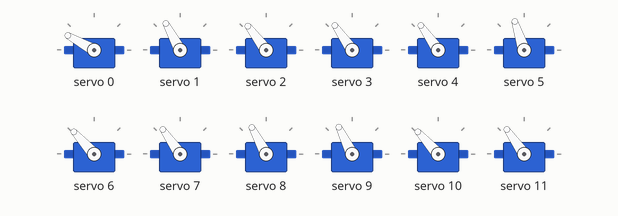
The sketch below on a simulated Arduino Uno, built with avr-gcc and run on an emulated ATmega328P. Parts: 12 × servo. What the sketch prints to the serial monitor is not drawn.

Above: at 3.75 s.
At 5.55 s:
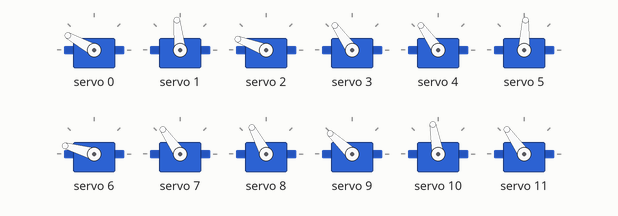
At 7.35 s:
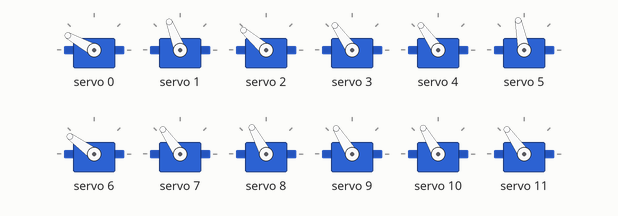
Timing chart, 0 to 10.9 s (numbered marks = the images above):
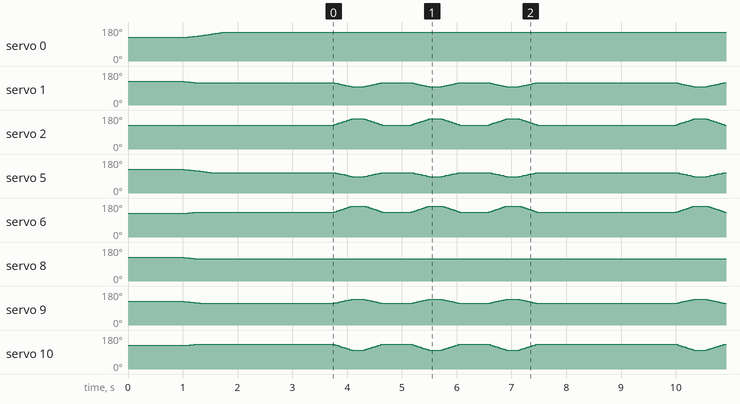

The sketch:

situps.ino
```cpp
#include <Wire.h>
#include <Adafruit_PWMServoDriver.h>

// =================================================================
// 1. ROBOT CONFIGURATION
// =================================================================

// --- ROBOT DIMENSIONS ---
float L1 = 115.0; // Femur
float L2 = 137.0; // Tibia

// --- PINS ---
int LEG_PINS[4][3] = {
  {8, 9, 10},  // Leg 0: Front-Left
  {0, 1, 2},    // Leg 1: Front-Right
  {12, 13, 14}, // Leg 2: Back-Left
  {4, 5, 6}     // Leg 3: Back-Right
};

// --- HOME POSITIONS ---
int LEG_HOME[4][3] = {
  {360, 355, 390}, // FL
  {430, 360, 380}, // FR
  {360, 375, 360}, // BL
  {375, 340, 390}  // BR
};

// --- MIRROR LOGIC ---
bool IS_RIGHT_LEG[4] = {false, true, false, true};

// --- PUSH-UP SETTINGS ---
float STAND_Z = -160.0; // Normal standing height
float DOWN_Z  = -110.0; // Push-up down position (lower body)
int SPEED     = 5;      // Speed of movement

// =================================================================

Adafruit_PWMServoDriver pwm = Adafruit_PWMServoDriver();
#define SERVO_FREQ 50
#define MIN_PULSE 150
#define MAX_PULSE 600
#define MID 375

int currentPos[16];
float thigh_angle_zero, knee_angle_zero;

// =================================================================
// 2. MATH HELPERS
// =================================================================

float mapFloat(float x, float in_min, float in_max, float out_min, float out_max) {
  return (x - in_min) * (out_max - out_min) / (in_max - in_min) + out_min;
}

void calculateNeutralAngles() {
  float x = 0; float z = STAND_Z;
  float D = sqrt(x*x + z*z);
  float a1 = atan2(x, -z);
  float a2 = acos((sq(L1) + sq(D) - sq(L2)) / (2 * L1 * D));
  float b  = acos((sq(L1) + sq(L2) - sq(D)) / (2 * L1 * L2));
  thigh_angle_zero = (a1 + a2) * 180 / PI;
  knee_angle_zero  = b * 180 / PI;
}

void moveLegRelative(int legNum, float x, float z) {
  // No forward/backward movement for pushups, so x is typically 0
  // But we keep the function generic

  // Mirror logic for X if needed (though X is 0 for simple pushup)
  // if (IS_RIGHT_LEG[legNum]) x = -x;

  float D = sqrt(x*x + z*z);
  if (D > (L1 + L2)) return;

  float a1 = atan2(x, -z);
  float a2 = acos((sq(L1) + sq(D) - sq(L2)) / (2 * L1 * D));
  float b  = acos((sq(L1) + sq(L2) - sq(D)) / (2 * L1 * L2));

  float thigh_deg = (a1 + a2) * 180 / PI;
  float knee_deg  = b * 180 / PI;

  float thigh_diff = thigh_deg - thigh_angle_zero;
  float knee_diff  = knee_deg  - knee_angle_zero;

  float pulses_per_degree = (MAX_PULSE - MIN_PULSE) / 180.0;

  int thigh_change = thigh_diff * pulses_per_degree;
  int knee_change  = knee_diff  * pulses_per_degree;

  if (IS_RIGHT_LEG[legNum]) {
      thigh_change = -thigh_change;
      knee_change = -knee_change;
  }

  // Update Global Position Tracking
  currentPos[LEG_PINS[legNum][0]] = LEG_HOME[legNum][0]; // Hip stays home
  currentPos[LEG_PINS[legNum][1]] = LEG_HOME[legNum][1] + thigh_change;
  currentPos[LEG_PINS[legNum][2]] = LEG_HOME[legNum][2] + knee_change;

  // Send Command
  pwm.setPWM(LEG_PINS[legNum][0], 0, currentPos[LEG_PINS[legNum][0]]);
  pwm.setPWM(LEG_PINS[legNum][1], 0, currentPos[LEG_PINS[legNum][1]]);
  pwm.setPWM(LEG_PINS[legNum][2], 0, currentPos[LEG_PINS[legNum][2]]);
}

void smoothMoveTo(int targetPos[16], int speedDelay) {
  bool moving = true;
  while(moving) {
    moving = false;
    for(int i=0; i<16; i++) {
      if(i==3 || i==7 || i==11 || i==15) continue;
      if (currentPos[i] < targetPos[i]) {
        currentPos[i]++; pwm.setPWM(i, 0, currentPos[i]); moving = true;
      } else if (currentPos[i] > targetPos[i]) {
        currentPos[i]--; pwm.setPWM(i, 0, currentPos[i]); moving = true;
      }
    }
    delay(speedDelay);
  }
}

void standUp() {
  int target[16];
  for(int i=0; i<16; i++) target[i] = currentPos[i];
  for(int leg=0; leg<4; leg++) {
    target[LEG_PINS[leg][0]] = LEG_HOME[leg][0];
    target[LEG_PINS[leg][1]] = LEG_HOME[leg][1];
    target[LEG_PINS[leg][2]] = LEG_HOME[leg][2];
  }
  smoothMoveTo(target, 10);
}


// =================================================================
// 3. PUSH-UP FUNCTION
// =================================================================

void doPushUps() {
  // Loop for multiple pushups
  for (int k = 0; k < 3; k++) { // Do 3 pushups

    // --- DOWN Phase ---
    for (int i = 0; i <= 20; i++) {
      float z = mapFloat(i, 0, 20, STAND_Z, DOWN_Z);

      // Move all 4 legs to new Z
      moveLegRelative(0, 0, z);
      moveLegRelative(1, 0, z);
      moveLegRelative(2, 0, z);
      moveLegRelative(3, 0, z);

      delay(SPEED);
    }
    delay(200); // Pause at bottom

    // --- UP Phase ---
    for (int i = 0; i <= 20; i++) {
      float z = mapFloat(i, 0, 20, DOWN_Z, STAND_Z);

      moveLegRelative(0, 0, z);
      moveLegRelative(1, 0, z);
      moveLegRelative(2, 0, z);
      moveLegRelative(3, 0, z);

      delay(SPEED);
    }
    delay(500); // Pause at top
  }

  // Return to stable stand
  standUp();
}

// =================================================================
// 4. SETUP & LOOP
// =================================================================

void setup() {
  Serial.begin(9600);
  Serial.println("--- Push-Up Demo ---");

  pwm.begin();
  pwm.setPWMFreq(SERVO_FREQ);

  calculateNeutralAngles();

  // Initialize to MID
  for(int i=0; i<16; i++) {
     pwm.setPWM(i, 0, MID);
     currentPos[i] = MID;
  }
  delay(1000);

  standUp();
  delay(2000);
}

void loop() {
  // Perform Pushups
  doPushUps();

  delay(2000); // Wait before repeating
}
```
